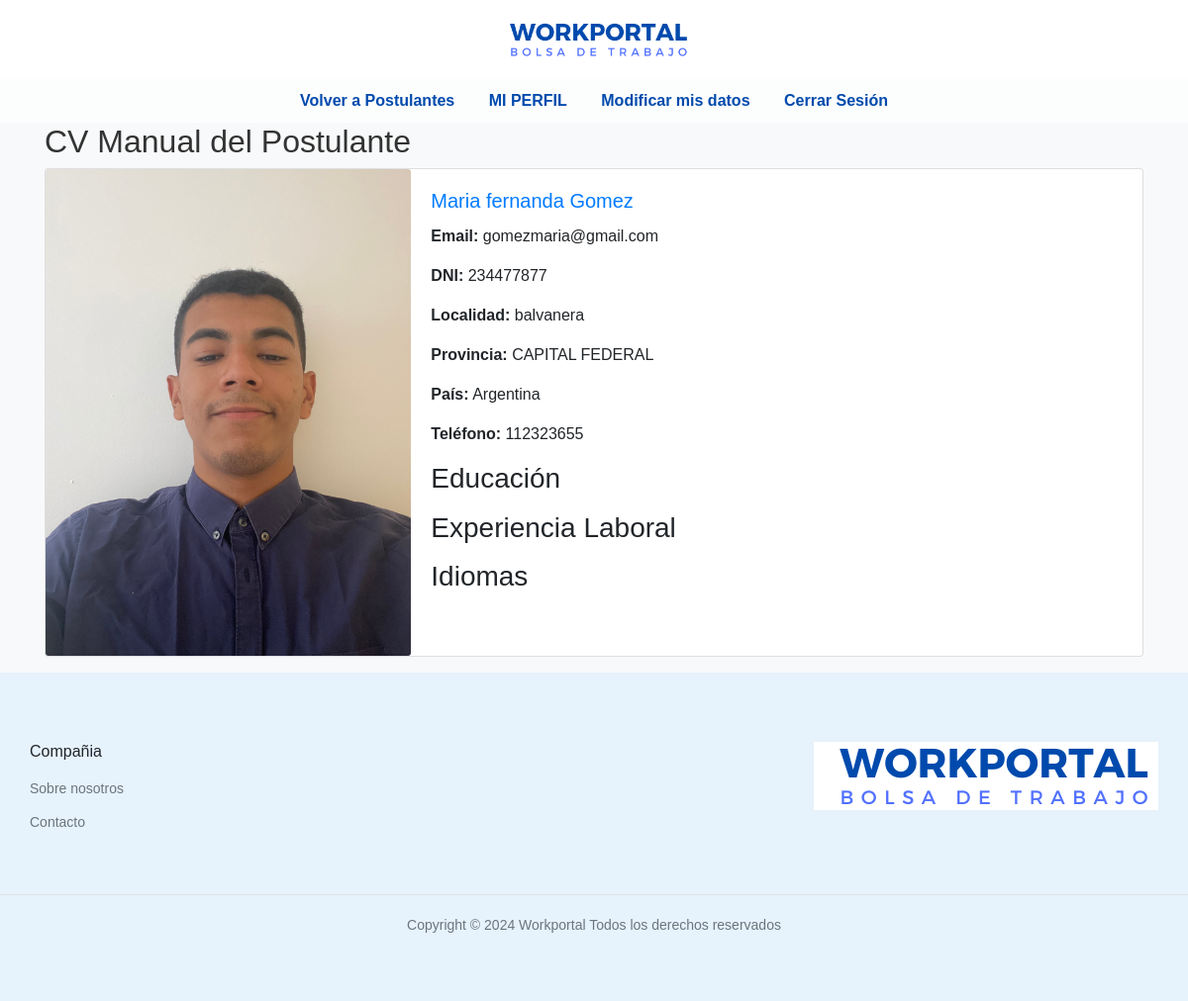
Page /ver_cv_manual.php?id_usuario=2 (signed in) on the earlier database version.
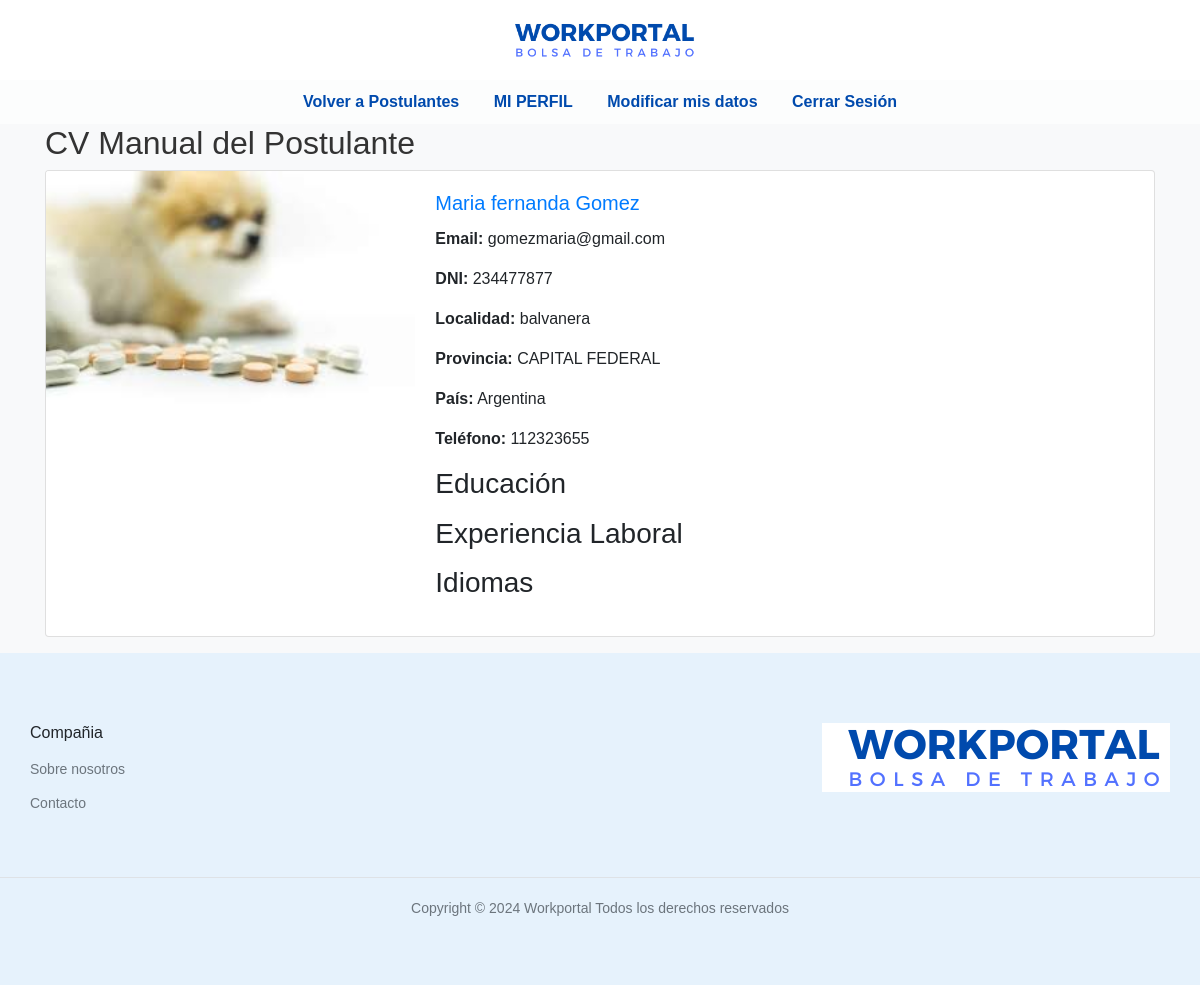
Same page on the later database version.
### tables this page shows
CREATE TABLE `usuarios` (
  `id_usuario` int(11) NOT NULL,
  `nombre` varchar(255) NOT NULL,
  `correo_electronico` varchar(255) NOT NULL,
  `contrasena` varchar(255) NOT NULL,
  `apellido` varchar(255) DEFAULT NULL,
  `dni` varchar(20) DEFAULT NULL,
  `localidad` varchar(255) DEFAULT NULL,
  `provincia` varchar(255) DEFAULT NULL,
  `pais` varchar(255) DEFAULT NULL,
  `telefono` varchar(20) DEFAULT NULL,
  `token` varchar(255) DEFAULT NULL,
  `foto_perfil` varchar(255) DEFAULT 'img/sinfoto.png',
  `sobre_mi` text DEFAULT NULL,
  `cv_pdf` varchar(255) DEFAULT NULL
);

### ver_cv_manual.php (the view, shortened to what this page needs)
<?php
require_once "bd.php";
$id_usuario = isset($_GET['id_usuario']) ? (int)$_GET['id_usuario'] : 0;
$sql_usuario = "SELECT * FROM usuarios WHERE id_usuario = :id_usuario";
$stmt_usuario = $conexion->prepare($sql_usuario);
$stmt_usuario->execute([':id_usuario' => $id_usuario]);
$usuario = $stmt_usuario->fetch(PDO::FETCH_ASSOC);
?>
<!DOCTYPE html>
<html lang="es">
<head>
    <link rel="stylesheet" href="https://stackpath.bootstrapcdn.com/bootstrap/4.5.2/css/bootstrap.min.css">
    <link rel="stylesheet" href="styles/ver_postulantes.css">
</head>
<body>
<header>
    <?php include 'templates/header.php'; ?>
    <nav>
    <a href="javascript:history.back()">Volver a Postulantes</a>
        <a href="perfil_empresa.php">MI PERFIL</a>
        <a href="modificar_datos_empresa">Modificar mis datos</a>
        <a href="cerrar_sesion_empresa.php">Cerrar Sesión</a>
    </nav>
</header>
    <div class="container">
        <h2>CV Manual del Postulante</h2>
        <div class="card mb-3">
            <div class="row no-gutters">
                <div class="col-md-4">
                    <img src="<?php echo htmlspecialchars($usuario['foto_perfil']); ?>" class="card-img" alt="Foto de Perfil">
                </div>
                <div class="col-md-8">
                    <div class="card-body">
                        <h5 class="card-title"><?php echo htmlspecialchars($usuario['nombre']); ?> <?php echo htmlspecialchars($usuario['apellido']); ?></h5>
                        <p class="card-text"><strong>Email:</strong> <?php echo htmlspecialchars($usuario['correo_electronico']); ?></p>
                        <p class="card-text"><strong>DNI:</strong> <?php echo htmlspecialchars($usuario['dni']); ?></p>
                        <p class="card-text"><strong>Localidad:</strong> <?php echo htmlspecialchars($usuario['localidad']); ?></p>
                        <p class="card-text"><strong>Provincia:</strong> <?php echo htmlspecialchars($usuario['provincia']); ?></p>
                        <p class="card-text"><strong>País:</strong> <?php echo htmlspecialchars($usuario['pais']); ?></p>
                        <p class="card-text"><strong>Teléfono:</strong> <?php echo htmlspecialchars($usuario['telefono']); ?></p>
                        <h3>Educación</h3>
                        <h3>Experiencia Laboral</h3>
                        <h3>Idiomas</h3>
                    </div>
                </div>
            </div>
        </div>
    </div>
<footer><?php include 'templates/footer.php'; ?></footer>
</body>
</html>

Differences in the rows shown:
changed usuarios "Maria fernanda": foto_perfil: a different picture
